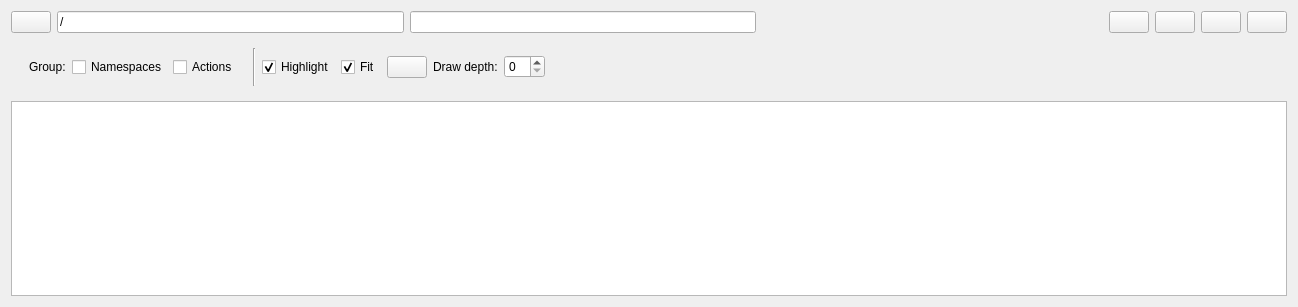
<?xml version="1.0" encoding="UTF-8"?>
<ui version="4.0">
 <class>RosBTWidget</class>
 <widget class="QWidget" name="RosBTWidget">
  <property name="enabled">
   <bool>true</bool>
  </property>
  <property name="geometry">
   <rect>
    <x>0</x>
    <y>0</y>
    <width>1298</width>
    <height>307</height>
   </rect>
  </property>
  <property name="windowTitle">
   <string>Behavior Tree</string>
  </property>
  <layout class="QVBoxLayout" name="verticalLayout" stretch="0,0,0">
   <item>
    <layout class="QHBoxLayout" name="horizontalLayout" stretch="0,0,0,0,0,0,0,0,0">
     <item>
      <widget class="QPushButton" name="refresh_graph_push_button">
       <property name="toolTip">
        <string>Refresh ROS graph</string>
       </property>
       <property name="iconSize">
        <size>
         <width>16</width>
         <height>16</height>
        </size>
       </property>
      </widget>
     </item>
     <item>
      <widget class="QLineEdit" name="topic_line_edit">
       <property name="toolTip">
        <string>Namespace filter, comma separated list of names/regexp to include or exclude. Example: -/rqt.*</string>
       </property>
       <property name="text">
        <string notr="true">/</string>
       </property>
      </widget>
     </item>
     <item>
      <widget class="QLineEdit" name="topic_update_line_edit">
       <property name="toolTip">
        <string>Topic filter, comma separated list of names/regexp to include or exclude. Example: -/tf</string>
       </property>
      </widget>
     </item>
     <item>
      <spacer name="horizontalSpacer">
       <property name="orientation">
        <enum>Qt::Horizontal</enum>
       </property>
       <property name="sizeHint" stdset="0">
        <size>
         <width>40</width>
         <height>20</height>
        </size>
       </property>
      </spacer>
     </item>
     <item>
      <widget class="QPushButton" name="load_dot_push_button">
       <property name="toolTip">
        <string>Load DOT graph from file</string>
       </property>
       <property name="iconSize">
        <size>
         <width>16</width>
         <height>16</height>
        </size>
       </property>
      </widget>
     </item>
     <item>
      <widget class="QPushButton" name="save_dot_push_button">
       <property name="toolTip">
        <string>Save as DOT graph</string>
       </property>
       <property name="iconSize">
        <size>
         <width>16</width>
         <height>16</height>
        </size>
       </property>
      </widget>
     </item>
     <item>
      <widget class="QPushButton" name="save_as_svg_push_button">
       <property name="toolTip">
        <string>Save as SVG</string>
       </property>
       <property name="iconSize">
        <size>
         <width>16</width>
         <height>16</height>
        </size>
       </property>
      </widget>
     </item>
     <item>
      <widget class="QPushButton" name="save_as_image_push_button">
       <property name="toolTip">
        <string>Save as image</string>
       </property>
       <property name="iconSize">
        <size>
         <width>16</width>
         <height>16</height>
        </size>
       </property>
      </widget>
     </item>
    </layout>
   </item>
   <item>
    <widget class="QWidget" name="widget" native="true">
     <layout class="QHBoxLayout" name="horizontalLayout_4">
      <item>
       <widget class="QWidget" name="widget" native="true">
        <layout class="QHBoxLayout" name="horizontalLayout_4a">
         <item>
          <widget class="QLabel">
           <property name="text">
            <string>Group:</string>
           </property>
          </widget>
         </item>
         <item>
          <widget class="QCheckBox" name="namespace_cluster_check_box">
           <property name="toolTip">
            <string>Show namespace boxes</string>
           </property>
           <property name="text">
            <string>Namespaces</string>
           </property>
          </widget>
         </item>
         <item>
          <widget class="QCheckBox" name="actionlib_check_box">
           <property name="toolTip">
            <string>Summarize action topics into one virtual topic node (named &lt;action_server&gt;/action_topics)</string>
           </property>
           <property name="text">
            <string>Actions</string>
           </property>
          </widget>
         </item>
        </layout>
       </widget>
      </item>
      <item>
       <widget class="Line" name="line">
        <property name="orientation">
         <enum>Qt::Vertical</enum>
        </property>
       </widget>
      </item>
      <item>
       <widget class="QCheckBox" name="highlight_connections_check_box">
        <property name="toolTip">
         <string>Highlight incoming and outgoing connections on mouse over</string>
        </property>
        <property name="text">
         <string>Highlight</string>
        </property>
        <property name="checked">
         <bool>true</bool>
        </property>
       </widget>
      </item>
      <item>
       <widget class="QCheckBox" name="auto_fit_graph_check_box">
        <property name="toolTip">
         <string>Automatically fit graph into view on update</string>
        </property>
        <property name="text">
         <string>Fit</string>
        </property>
        <property name="checked">
         <bool>true</bool>
        </property>
       </widget>
      </item>
      <item>
       <widget class="QPushButton" name="fit_in_view_push_button">
        <property name="toolTip">
         <string>Fit graph in view</string>
        </property>
        <property name="iconSize">
         <size>
          <width>16</width>
          <height>16</height>
         </size>
        </property>
       </widget>
      </item>
      <item>
       <widget class="QLabel">
        <property name="text">
         <string>Draw depth:</string>
        </property>
       </widget>
      </item>
      <item>
       <widget class="QSpinBox" name="depth_spin_box">
        <property name="toolTip">
         <string>Set draw depth. Behavior trees nested deeper than this level will be collapsed into a single node.</string>
        </property>
       </widget>
      </item>
      <item>
       <spacer name="horizontalSpacer_2">
        <property name="orientation">
         <enum>Qt::Horizontal</enum>
        </property>
        <property name="sizeHint" stdset="0">
         <size>
          <width>40</width>
          <height>20</height>
         </size>
        </property>
       </spacer>
      </item>
     </layout>
    </widget>
   </item>
   <item>
    <widget class="InteractiveGraphicsView" name="graphics_view">
     <property name="renderHints">
      <set>QPainter::Antialiasing|QPainter::HighQualityAntialiasing|QPainter::SmoothPixmapTransform|QPainter::TextAntialiasing</set>
     </property>
     <property name="resizeAnchor">
      <enum>QGraphicsView::AnchorViewCenter</enum>
     </property>
    </widget>
   </item>
  </layout>
 </widget>
 <customwidgets>
  <customwidget>
   <class>InteractiveGraphicsView</class>
   <extends>QGraphicsView</extends>
   <header>rqt_graph.interactive_graphics_view</header>
  </customwidget>
 </customwidgets>
 <resources/>
 <connections/>
</ui>
